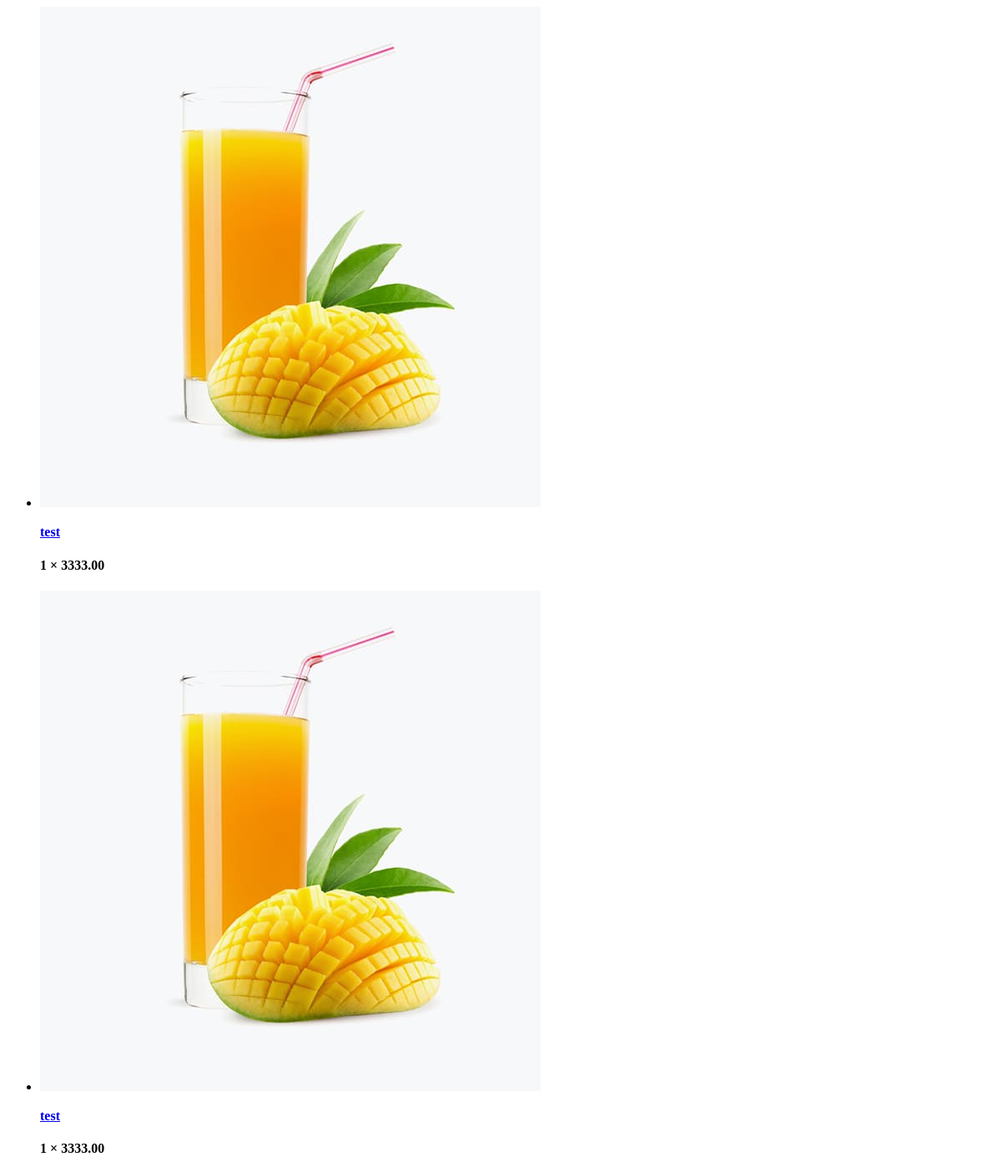
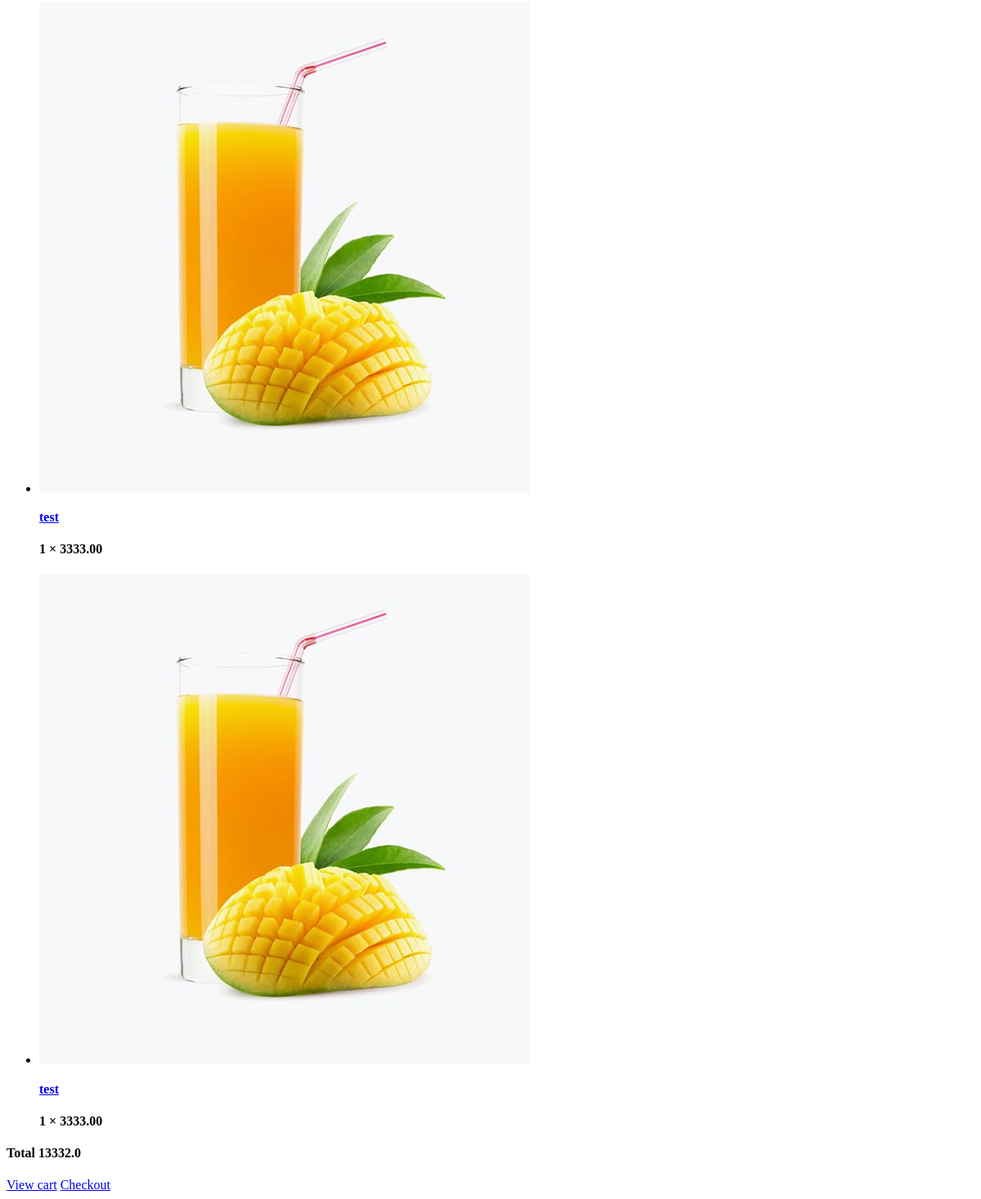
The app's page /cart/ (signed in), older data (2 pictures, top to bottom).
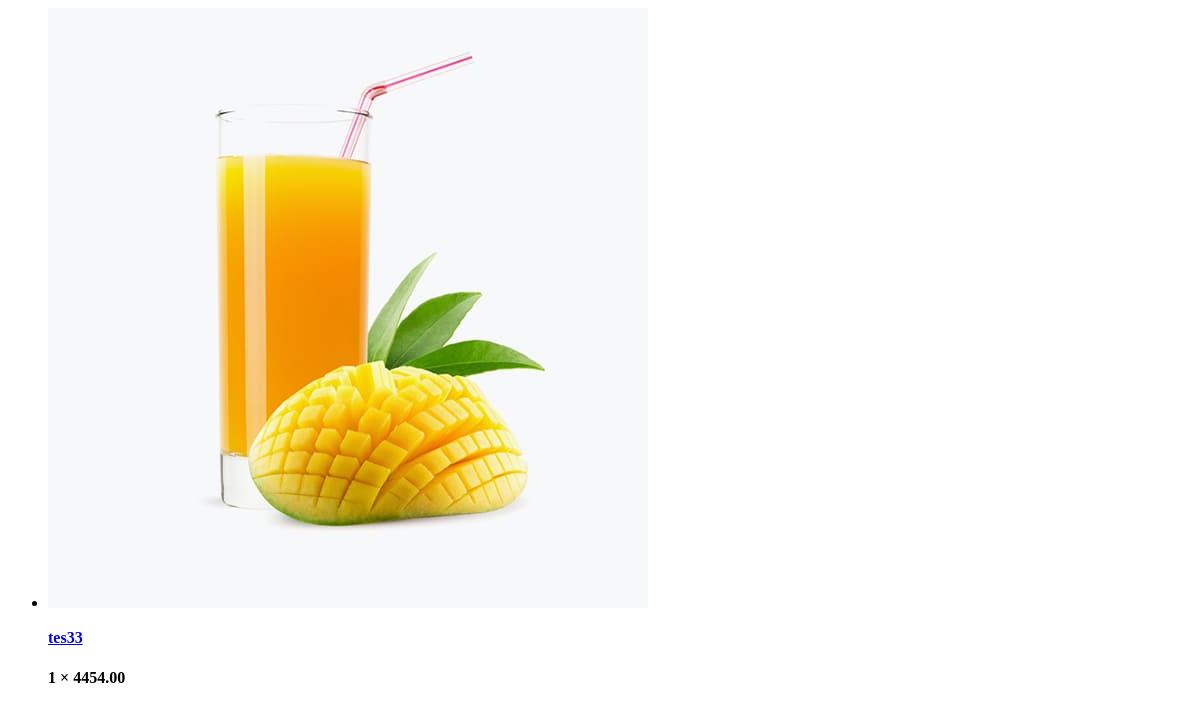
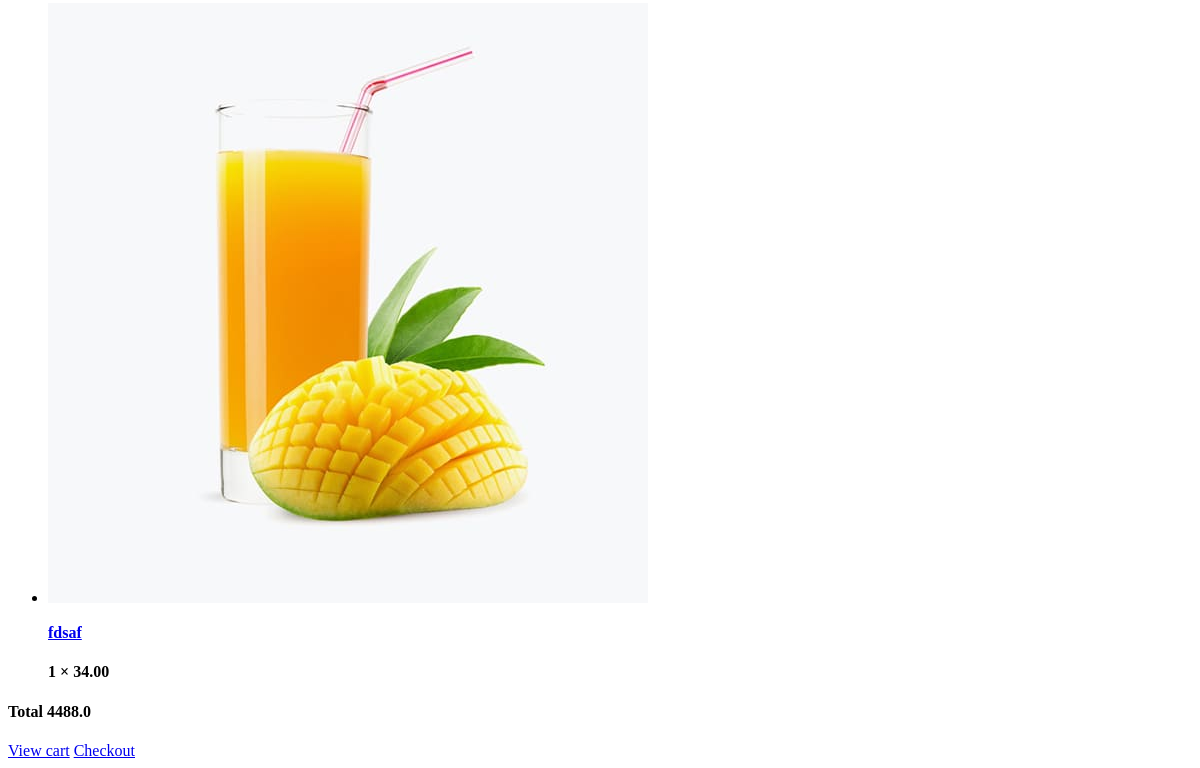
The same page, newer data (2 pictures, top to bottom).
### ordermanager/models.py (models this page shows)
class CartModel(models.Model):
    productid = models.ForeignKey(ProductModel, on_delete=models.CASCADE)
    quantity =  models.IntegerField(null=True, blank=True)
    total_price = models.DecimalField(max_digits=6, decimal_places=2)
    user  =  models.ForeignKey(User, on_delete=models.CASCADE)

### productmanager/models.py (models this page shows, shortened)
class ProductModel(models.Model):
    subcategory = models.ForeignKey(SubCategoryModel, on_delete=models.CASCADE)
    title = models.CharField(max_length=200, blank=False)
    description  = models.TextField()
    price  = models.DecimalField(max_digits=6, decimal_places=2)
    prouct_property = models.CharField(max_length=50, blank=False)
    coverImage = models.ImageField(upload_to='products/')
    Image1 = models.ImageField(upload_to='products', null=True, blank=True)
    Image2 = models.ImageField(upload_to='products', null=True, blank=True)
    Image3 = models.ImageField(upload_to='products', null=True, blank=True)
    Image4 = models.ImageField(upload_to='products', null=True, blank=True)
    stock = models.PositiveIntegerField(default=0)
    is_published = models.BooleanField(default=False)

### ordermanager/views.py (the view)
# urls.py: path('cart/',  orderViews.Cart),
def Cart(request):
    cartlist = CartModel.objects.filter(user= request.user)
    total= 0
    if cartlist:
        for cartAmount in cartlist:
                total = float(cartAmount.total_price)+float(total)
    if request.GET.get("detail")  :
        return render(request,'frontend/cart_detail.html', {"cart": cartlist,"total": total ,"crtcount":cartlist.count()})
    return render(request,'frontend/cartlist.html', {"cart": cartlist,"total": total , "crtcount":cartlist.count()})

### templates/frontend/cartlist.html (shortened to what this page needs)
<ul>
    {%for cart_product in cart%}
    <li id="tr_{{cart_product.id}}">
        <div class="shopping-cart-img">
            <a href="shop-product-right.html"><img alt="Nest" src="/static/frontend/assets/imgs/shop/thumbnail-3.jpg"></a>
        </div>
        <div class="shopping-cart-title">
            <h4><a href="shop-product-right.html">{{cart_product.productid.title}}</a></h4>
            <h4><span>{{cart_product.quantity}} × </span>{{cart_product.productid.price}}</h4>
        </div>
    </li>
    {%endfor%}
</ul>
 {% if total   %}
<div class="shopping-cart-footer">
    <div class="shopping-cart-total">
        <h4>Total <span>{{total}}</span></h4>
    </div>
    <div class="shopping-cart-button">
        <a href="/cart/?detail=true" class="outline">View cart</a>
        <a href="/checkout/">Checkout</a>
    </div>
</div> {% endif %}

Row changes from the older to the newer data that the page shows:
removed CartModel: productid "test", quantity "1", productid.price "3333.00"
removed CartModel: productid "test", quantity "1", productid.price "3333.00"
removed CartModel: productid "test", quantity "1", productid.price "3333.00"
removed CartModel: productid "test", quantity "1", productid.price "3333.00"
added CartModel: productid "tes33", quantity "1", productid.price "4454.00"
added CartModel: productid "fdsaf", quantity "1", productid.price "34.00"
Text that changed along with them:
{{ total }}: "13332.0" → "4488.0"
